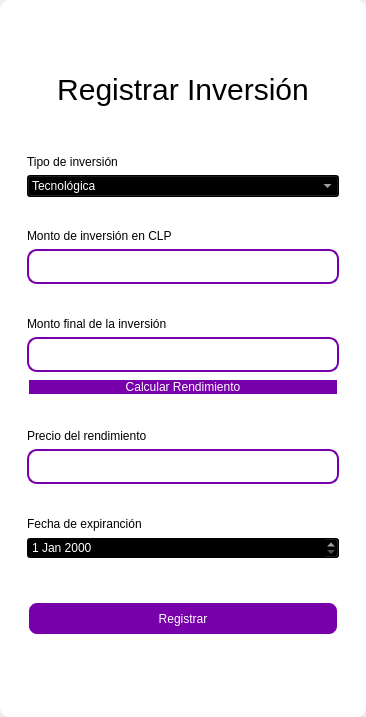
<?xml version="1.0" encoding="UTF-8"?>
<ui version="4.0">
 <class>MainWindow</class>
 <widget class="QMainWindow" name="MainWindow">
  <property name="geometry">
   <rect>
    <x>0</x>
    <y>0</y>
    <width>366</width>
    <height>717</height>
   </rect>
  </property>
  <property name="windowTitle">
   <string>MainWindow</string>
  </property>
  <property name="styleSheet">
   <string notr="true"/>
  </property>
  <widget class="QWidget" name="centralwidget">
   <property name="styleSheet">
    <string notr="true"/>
   </property>
   <layout class="QVBoxLayout" name="verticalLayout">
    <property name="spacing">
     <number>0</number>
    </property>
    <property name="leftMargin">
     <number>0</number>
    </property>
    <property name="topMargin">
     <number>0</number>
    </property>
    <property name="rightMargin">
     <number>0</number>
    </property>
    <property name="bottomMargin">
     <number>0</number>
    </property>
    <item>
     <widget class="QFrame" name="frame">
      <property name="enabled">
       <bool>true</bool>
      </property>
      <property name="styleSheet">
       <string notr="true">QFrame {
	border-radius:10px;
	background-color: rgb(255, 255, 255);
 }
</string>
      </property>
      <property name="frameShape">
       <enum>QFrame::StyledPanel</enum>
      </property>
      <property name="frameShadow">
       <enum>QFrame::Raised</enum>
      </property>
      <layout class="QVBoxLayout" name="verticalLayout_2">
       <item>
        <widget class="QFrame" name="frame_superior">
         <property name="minimumSize">
          <size>
           <width>0</width>
           <height>40</height>
          </size>
         </property>
         <property name="maximumSize">
          <size>
           <width>16777215</width>
           <height>40</height>
          </size>
         </property>
         <property name="styleSheet">
          <string notr="true">QPushButton{
border-radius:18px;
}

QPushButton:hover{
	background-color: rgb(0, 0, 0);
}
</string>
         </property>
         <property name="frameShape">
          <enum>QFrame::StyledPanel</enum>
         </property>
         <property name="frameShadow">
          <enum>QFrame::Raised</enum>
         </property>
         <layout class="QHBoxLayout" name="horizontalLayout_3">
          <property name="spacing">
           <number>4</number>
          </property>
          <property name="leftMargin">
           <number>0</number>
          </property>
          <property name="topMargin">
           <number>0</number>
          </property>
          <property name="rightMargin">
           <number>0</number>
          </property>
          <property name="bottomMargin">
           <number>0</number>
          </property>
          <item>
           <widget class="QPushButton" name="btn_icon">
            <property name="text">
             <string/>
            </property>
            <property name="iconSize">
             <size>
              <width>40</width>
              <height>40</height>
             </size>
            </property>
           </widget>
          </item>
          <item>
           <spacer name="horizontalSpacer_2">
            <property name="orientation">
             <enum>Qt::Horizontal</enum>
            </property>
            <property name="sizeHint" stdset="0">
             <size>
              <width>443</width>
              <height>20</height>
             </size>
            </property>
           </spacer>
          </item>
          <item>
           <widget class="QPushButton" name="bt_minimizar">
            <property name="minimumSize">
             <size>
              <width>38</width>
              <height>38</height>
             </size>
            </property>
            <property name="maximumSize">
             <size>
              <width>38</width>
              <height>38</height>
             </size>
            </property>
            <property name="cursor">
             <cursorShape>PointingHandCursor</cursorShape>
            </property>
            <property name="text">
             <string/>
            </property>
            <property name="icon">
             <iconset>
              <normaloff>image/minus.svg</normaloff>image/minus.svg</iconset>
            </property>
            <property name="iconSize">
             <size>
              <width>38</width>
              <height>38</height>
             </size>
            </property>
           </widget>
          </item>
          <item>
           <widget class="QPushButton" name="bt_maximizar">
            <property name="minimumSize">
             <size>
              <width>38</width>
              <height>38</height>
             </size>
            </property>
            <property name="maximumSize">
             <size>
              <width>38</width>
              <height>38</height>
             </size>
            </property>
            <property name="cursor">
             <cursorShape>PointingHandCursor</cursorShape>
            </property>
            <property name="text">
             <string/>
            </property>
            <property name="icon">
             <iconset>
              <normaloff>image/chevron-up.svg</normaloff>image/chevron-up.svg</iconset>
            </property>
            <property name="iconSize">
             <size>
              <width>38</width>
              <height>38</height>
             </size>
            </property>
           </widget>
          </item>
          <item>
           <widget class="QPushButton" name="bt_restaurar">
            <property name="minimumSize">
             <size>
              <width>38</width>
              <height>38</height>
             </size>
            </property>
            <property name="maximumSize">
             <size>
              <width>38</width>
              <height>38</height>
             </size>
            </property>
            <property name="cursor">
             <cursorShape>PointingHandCursor</cursorShape>
            </property>
            <property name="text">
             <string/>
            </property>
            <property name="icon">
             <iconset>
              <normaloff>image/chevron-down.svg</normaloff>image/chevron-down.svg</iconset>
            </property>
            <property name="iconSize">
             <size>
              <width>38</width>
              <height>38</height>
             </size>
            </property>
           </widget>
          </item>
          <item>
           <widget class="QPushButton" name="bt_cerrar">
            <property name="minimumSize">
             <size>
              <width>38</width>
              <height>38</height>
             </size>
            </property>
            <property name="maximumSize">
             <size>
              <width>38</width>
              <height>38</height>
             </size>
            </property>
            <property name="cursor">
             <cursorShape>PointingHandCursor</cursorShape>
            </property>
            <property name="text">
             <string/>
            </property>
            <property name="icon">
             <iconset>
              <normaloff>image/x.svg</normaloff>image/x.svg</iconset>
            </property>
            <property name="iconSize">
             <size>
              <width>38</width>
              <height>38</height>
             </size>
            </property>
           </widget>
          </item>
         </layout>
        </widget>
       </item>
       <item>
        <widget class="QFrame" name="frame_3">
         <property name="styleSheet">
          <string notr="true">QLabel {
	color: rgb(255, 255, 254);
	font: 12pt &quot;Arial&quot;;
	background-color: rgba(0, 0, 0,0);
}

QTextEdit{
background-color: rgba(0, 0, 0,0);
border-radius:10px; 
font: 12pt &quot;Arial&quot;;
color: rgb(255, 255, 254);
border: 2px solid  rgb(255, 255, 255);

}

QTextEdit:hover{
background-color: rgba(0, 0, 0,0);
border-radius:10px; 
font: 12pt &quot;Arial&quot;;
border: 2px solid  rgb(120, 0, 171);
}

QTextEdit:focus{
background-color: rgb(0, 0, 0);
border-radius:10px; 
font: 12pt &quot;Arial&quot;;
border: 2px solid rgb(120, 0, 171);
}

QLineEdit{
background-color: rgba(0, 0, 0,0);
border-radius:10px; 
font: 12pt &quot;Arial&quot;;
color: rgb(255, 255, 254);
border: 2px solid  rgb(255, 255, 255);

}

QLineEdit:hover{
background-color: rgba(0, 0, 0,0);
border-radius:10px; 
font: 12pt &quot;Arial&quot;;
border: 2px solid  rgb(120, 0, 171);
}

QLineEdit:focus{
background-color: rgb(0, 0, 0);
border-radius:10px; 
font: 12pt &quot;Arial&quot;;
border: 2px solid rgb(120, 0, 171);
}

QCheckBox{
	font: 12pt &quot;Arial&quot;;
	color: rgb(255, 255, 255);
}

QCheckBox::indicator {
    width: 18px;
    height:18px;
}

QCheckBox::indicator:unchecked {
   background-image: url(image/square.svg);
}

QCheckBox::indicator:checked {
   background-image: url(image/check-square.svg);
}

QPushButton{
border-radius:10px; 
font: 12pt &quot;Arial&quot;;
color: rgb(255, 255, 254);
border: 2px solid #ffffff;
}

QPushButton:hover{
border-radius:10px; 
font: 12pt &quot;Arial&quot;;
color: rgb(255, 255, 255);
border: 2px solid rgb(120, 0, 171);
	background-color: rgb(120, 0, 171);
}
</string>
         </property>
         <property name="frameShape">
          <enum>QFrame::StyledPanel</enum>
         </property>
         <property name="frameShadow">
          <enum>QFrame::Raised</enum>
         </property>
         <layout class="QHBoxLayout" name="horizontalLayout_4">
          <item>
           <layout class="QVBoxLayout" name="verticalLayout_4">
            <property name="spacing">
             <number>5</number>
            </property>
            <property name="rightMargin">
             <number>0</number>
            </property>
            <property name="bottomMargin">
             <number>0</number>
            </property>
            <item>
             <widget class="QLabel" name="label_3">
              <property name="minimumSize">
               <size>
                <width>100</width>
                <height>50</height>
               </size>
              </property>
              <property name="styleSheet">
               <string notr="true">font-size: 30px;
color: rgb(0, 0, 0);</string>
              </property>
              <property name="text">
               <string>Registrar Inversión</string>
              </property>
              <property name="alignment">
               <set>Qt::AlignCenter</set>
              </property>
             </widget>
            </item>
            <item>
             <widget class="QFrame" name="frame_4">
              <property name="maximumSize">
               <size>
                <width>400</width>
                <height>700</height>
               </size>
              </property>
              <property name="styleSheet">
               <string notr="true">QLabel {
color: rgb(0, 0, 0);
	font: 12pt &quot;Arial&quot;;
	background-color: rgba(0, 0, 0,0);
}

QTextEdit{
background-color: rgba(0, 0, 0,0);
border-radius:10px; 
font: 12pt &quot;Arial&quot;;
color: rgb(0, 0, 0);
border: 2px solid  rgb(120, 0, 171);

}

QTextEdit:hover{
background-color: rgba(0, 0, 0,0);
border-radius:10px; 
font: 12pt &quot;Arial&quot;;
border: 2px solid  rgb(120, 0, 171);
	color: rgb(255, 255, 255);
}

QTextEdit:focus{
background-color: rgb(0, 0, 0);
border-radius:10px; 
font: 12pt &quot;Arial&quot;;
border: 2px solid rgb(120, 0, 171);
	
}

QLineEdit{
background-color: rgba(0, 0, 0,0);
border-radius:10px; 
font: 12pt &quot;Arial&quot;;
	color: rgb(0, 0, 0);
border: 2px solid  rgb(120, 0, 171);
}

QLineEdit:hover{
background-color: rgba(0, 0, 0,0);
border-radius:10px; 
font: 12pt &quot;Arial&quot;;
border: 2px solid  rgb(120, 0, 171);
}

QLineEdit:focus{
background-color: rgb(0, 0, 0);
border-radius:10px; 
font: 12pt &quot;Arial&quot;;
border: 2px solid rgb(120, 0, 171);
color: rgb(255, 255, 255);
}

QCheckBox{
	font: 12pt &quot;Arial&quot;;
	color: rgb(255, 255, 255);
}

QCheckBox::indicator {
    width: 18px;
    height:18px;
}

QCheckBox::indicator:unchecked {
   background-image: url(image/square.svg);
}

QCheckBox::indicator:checked {
   background-image: url(image/check-square.svg);
}

QPushButton{
border-radius:10px; 
font: 12pt &quot;Arial&quot;;
color: rgb(255, 255, 254);
border: 2px solid #ffffff;
background-color: rgb(120, 0, 171);
}

QPushButton:hover{
border-radius:10px; 
font: 12pt &quot;Arial&quot;;
color: rgb(255, 255, 255);
border: 2px solid rgb(120, 0, 171);
	background-color: rgb(120, 0, 171);
}
</string>
              </property>
              <property name="frameShape">
               <enum>QFrame::StyledPanel</enum>
              </property>
              <property name="frameShadow">
               <enum>QFrame::Raised</enum>
              </property>
              <layout class="QVBoxLayout" name="verticalLayout_3">
               <property name="leftMargin">
                <number>9</number>
               </property>
               <property name="topMargin">
                <number>9</number>
               </property>
               <property name="rightMargin">
                <number>9</number>
               </property>
               <property name="bottomMargin">
                <number>9</number>
               </property>
               <item>
                <spacer name="verticalSpacer_3">
                 <property name="orientation">
                  <enum>Qt::Vertical</enum>
                 </property>
                 <property name="sizeHint" stdset="0">
                  <size>
                   <width>20</width>
                   <height>40</height>
                  </size>
                 </property>
                </spacer>
               </item>
               <item>
                <widget class="QLabel" name="label_4">
                 <property name="text">
                  <string>Tipo de inversión</string>
                 </property>
                </widget>
               </item>
               <item>
                <widget class="QComboBox" name="type_combobox">
                 <property name="styleSheet">
                  <string notr="true">background-color: rgb(0, 0, 0);
color: rgb(255, 255, 255);</string>
                 </property>
                 <item>
                  <property name="text">
                   <string>Tecnológica</string>
                  </property>
                 </item>
                 <item>
                  <property name="text">
                   <string>Marketing Digital</string>
                  </property>
                 </item>
                 <item>
                  <property name="text">
                   <string>Recurso Humano</string>
                  </property>
                 </item>
                 <item>
                  <property name="text">
                   <string>Alianza Estratégica</string>
                  </property>
                 </item>
                 <item>
                  <property name="text">
                   <string>Expansión de mercado</string>
                  </property>
                 </item>
                 <item>
                  <property name="text">
                   <string>Investigación y Desarrollo (I+D)</string>
                  </property>
                 </item>
                 <item>
                  <property name="text">
                   <string>Soporte y Atención al Cliente</string>
                  </property>
                 </item>
                </widget>
               </item>
               <item>
                <spacer name="verticalSpacer_4">
                 <property name="orientation">
                  <enum>Qt::Vertical</enum>
                 </property>
                 <property name="sizeHint" stdset="0">
                  <size>
                   <width>20</width>
                   <height>40</height>
                  </size>
                 </property>
                </spacer>
               </item>
               <item>
                <widget class="QLabel" name="label_5">
                 <property name="text">
                  <string>Monto de inversión en CLP</string>
                 </property>
                </widget>
               </item>
               <item>
                <widget class="QLineEdit" name="amounttxt">
                 <property name="minimumSize">
                  <size>
                   <width>0</width>
                   <height>35</height>
                  </size>
                 </property>
                 <property name="maximumSize">
                  <size>
                   <width>16777215</width>
                   <height>16777215</height>
                  </size>
                 </property>
                 <property name="echoMode">
                  <enum>QLineEdit::Normal</enum>
                 </property>
                </widget>
               </item>
               <item>
                <spacer name="verticalSpacer_5">
                 <property name="orientation">
                  <enum>Qt::Vertical</enum>
                 </property>
                 <property name="sizeHint" stdset="0">
                  <size>
                   <width>20</width>
                   <height>40</height>
                  </size>
                 </property>
                </spacer>
               </item>
               <item>
                <widget class="QLabel" name="label">
                 <property name="text">
                  <string>Monto final de la inversión </string>
                 </property>
                </widget>
               </item>
               <item>
                <widget class="QLineEdit" name="amount_endtxt">
                 <property name="minimumSize">
                  <size>
                   <width>0</width>
                   <height>35</height>
                  </size>
                 </property>
                </widget>
               </item>
               <item>
                <widget class="QPushButton" name="btn_calculate_yield">
                 <property name="cursor">
                  <cursorShape>PointingHandCursor</cursorShape>
                 </property>
                 <property name="text">
                  <string>Calcular Rendimiento</string>
                 </property>
                </widget>
               </item>
               <item>
                <spacer name="verticalSpacer">
                 <property name="orientation">
                  <enum>Qt::Vertical</enum>
                 </property>
                 <property name="sizeHint" stdset="0">
                  <size>
                   <width>20</width>
                   <height>40</height>
                  </size>
                 </property>
                </spacer>
               </item>
               <item>
                <widget class="QLabel" name="label_2">
                 <property name="text">
                  <string>Precio del rendimiento</string>
                 </property>
                </widget>
               </item>
               <item>
                <widget class="QLineEdit" name="yieldtxt">
                 <property name="enabled">
                  <bool>false</bool>
                 </property>
                 <property name="minimumSize">
                  <size>
                   <width>0</width>
                   <height>35</height>
                  </size>
                 </property>
                </widget>
               </item>
               <item>
                <spacer name="verticalSpacer_10">
                 <property name="orientation">
                  <enum>Qt::Vertical</enum>
                 </property>
                 <property name="sizeHint" stdset="0">
                  <size>
                   <width>20</width>
                   <height>40</height>
                  </size>
                 </property>
                </spacer>
               </item>
               <item>
                <widget class="QLabel" name="label_6">
                 <property name="text">
                  <string>Fecha de expiranción</string>
                 </property>
                </widget>
               </item>
               <item>
                <widget class="QDateEdit" name="expiration_date">
                 <property name="styleSheet">
                  <string notr="true">background-color: rgb(0, 0, 0);
color: rgb(255, 255, 255);</string>
                 </property>
                </widget>
               </item>
               <item>
                <spacer name="verticalSpacer_9">
                 <property name="orientation">
                  <enum>Qt::Vertical</enum>
                 </property>
                 <property name="sizeHint" stdset="0">
                  <size>
                   <width>20</width>
                   <height>50</height>
                  </size>
                 </property>
                </spacer>
               </item>
               <item>
                <widget class="QPushButton" name="btn_add">
                 <property name="minimumSize">
                  <size>
                   <width>0</width>
                   <height>35</height>
                  </size>
                 </property>
                 <property name="cursor">
                  <cursorShape>PointingHandCursor</cursorShape>
                 </property>
                 <property name="text">
                  <string>Registrar</string>
                 </property>
                </widget>
               </item>
               <item>
                <spacer name="verticalSpacer_7">
                 <property name="orientation">
                  <enum>Qt::Vertical</enum>
                 </property>
                 <property name="sizeHint" stdset="0">
                  <size>
                   <width>20</width>
                   <height>40</height>
                  </size>
                 </property>
                </spacer>
               </item>
               <item>
                <spacer name="verticalSpacer_8">
                 <property name="orientation">
                  <enum>Qt::Vertical</enum>
                 </property>
                 <property name="sizeHint" stdset="0">
                  <size>
                   <width>20</width>
                   <height>40</height>
                  </size>
                 </property>
                </spacer>
               </item>
              </layout>
             </widget>
            </item>
           </layout>
          </item>
         </layout>
        </widget>
       </item>
      </layout>
     </widget>
    </item>
   </layout>
  </widget>
 </widget>
 <resources/>
 <connections/>
</ui>
